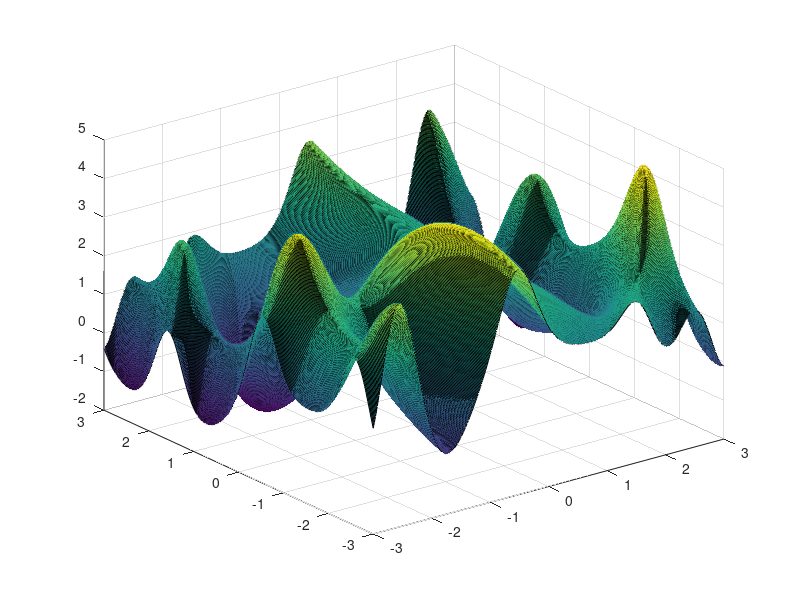

Write MATLAB code to recreate this figure. (Note: this script raises an error after producing the figure.)
%grafic
f=@(x,y) cos(x.^2)+exp(sin(x*y))-sin(y);
a1=-3;
b1=3;
a2=-3;
b2=3;
x=a1:0.01:b1;
y=a2:0.01:b2;
z=zeros(length(x));
maxim=-inf;
sol=zeros(1,2);
tic
for i=1:length(x)
    for j =1:length(x)
        z(j,i)=f(x(i),y(j));
        if z(j,i)>maxim
            maxim=z(j,i);
            sol(:)=[x(i),y(j)];
        end
    end
end
s=surf(x,y,z)
s.EdgeColor='none'
xlabel('Axa x')
ylabel('Axa y')
zlabel('Valori f()')
hold on
plot3(sol(1),sol(2),f(sol(1),sol(2)),'*','MarkerSize',12,'MarkerFaceColor','k')
legend({'suprafata f(x,y)','punct maxim'},'FontSize',22)
sol %timp rulare 307 secunde